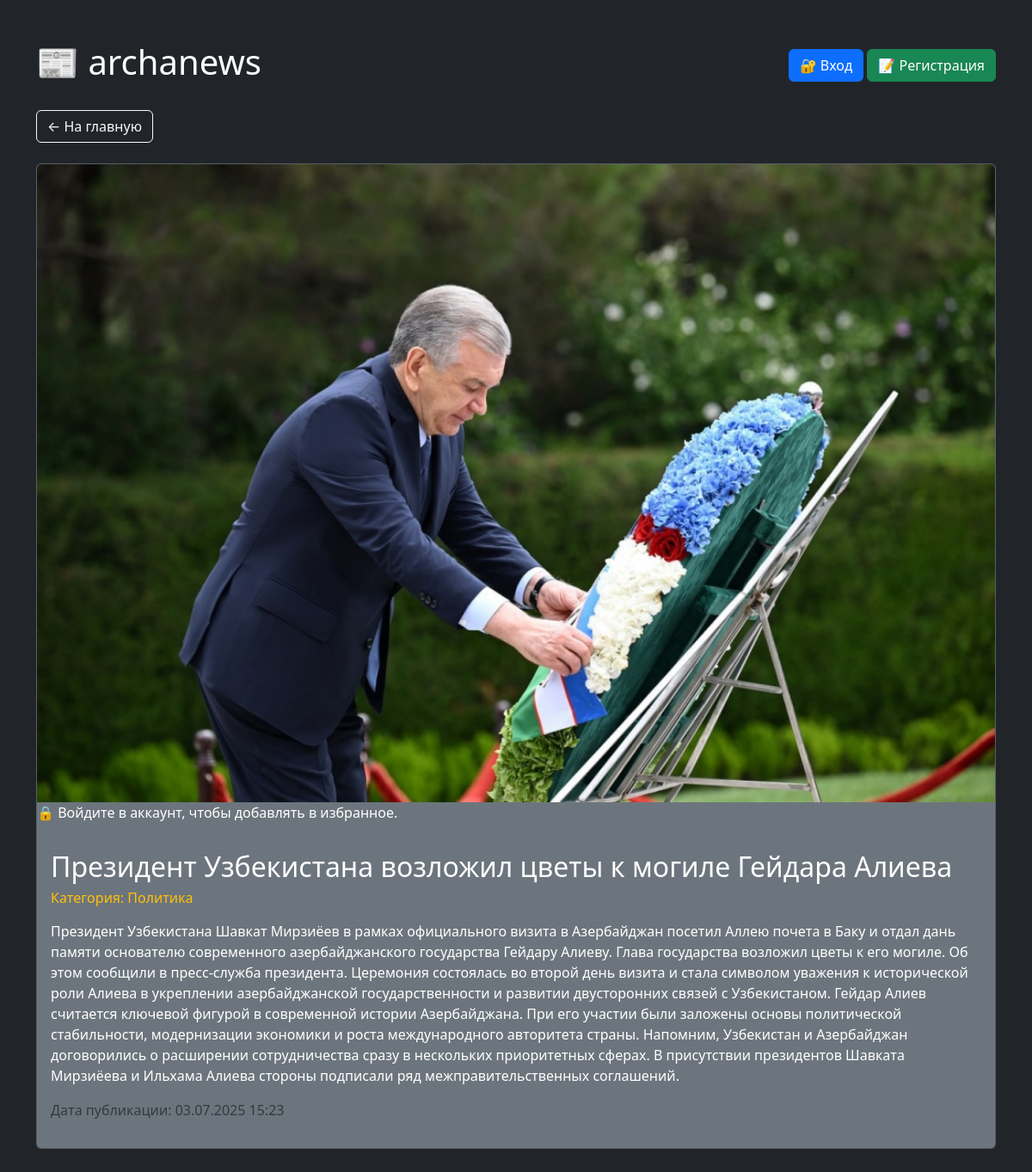
The page /news/1/ on the database its author committed.
### index/models.py (models this page shows, shortened)
class News(models.Model):
    class Meta:
        verbose_name_plural = 'Новости'
    name = models.CharField(max_length=128)
    text = models.TextField()
    news_photo = models.ImageField(upload_to='media', null=True, blank=True)
    news_category = models.ForeignKey(NewsCategory,
                                 on_delete=models.CASCADE)
    added_date = models.DateTimeField(auto_now_add=True)

class NewsCategory(models.Model):
    class Meta:
        verbose_name_plural = 'Категории новостей'
    category_name = models.CharField(max_length= 16)
    added_date = models.DateTimeField(auto_now_add =True)

### index/views.py (the view)
# urls.py: path('news/<int:pk>/', views.news_page, name='news_page'),
def news_page(request, pk):
    news = News.objects.get(id=pk)
    is_favorite = False
    if request.user.is_authenticated:
        is_favorite = news.favorite_set.filter(user=request.user).exists()
    context = {
        'news': news,
        'is_favorite': is_favorite
    }
    return render(request, 'news.html', context)

### index/templates/news.html (shortened to what this page needs)
<!DOCTYPE html>
<html lang="ru">
<head>
    <link rel="stylesheet" href="https://cdn.jsdelivr.net/npm/bootstrap@5.3.3/dist/css/bootstrap.min.css">
</head>
<body class="bg-dark text-white">
<div class="container py-5">
    <div class="d-flex justify-content-between align-items-center mb-4">
        <h1>📰 archanews</h1>
        <div>
            {% if user.is_authenticated %}
            <a href="{% url 'favorites_list' %}" class="btn btn-warning">⭐️ Избранное</a>
            <a href="/logout"><button type="submit" class="btn btn-danger">🔓 Выход</button></a>
            {% else %}
            <a href="/accounts/login" class="btn btn-primary">🔐 Вход</a>
            <a href="/register" class="btn btn-success">📝 Регистрация</a>
            {% endif %}
        </div>
    </div>
    <a href="/" class="btn btn-outline-light mb-4">← На главную</a>
    <div class="card bg-secondary text-white">
        {% if news.news_photo %}
        <img src="{{ news.news_photo.url }}" class="card-img-top" alt="Фото новости" style="width: 50%, height:200 px; object-fit: cover;">
        {% endif %}
            {% if user.is_authenticated %}
                {% if is_favorite %}
                    <p>✅ Добавлено в избранное</p>
                {% else %}
                <form method="POST" action="{% url 'add_favorite' news.id %}">
                {% csrf_token %}
                    <button type="submit" class="btn btn-warning">Добавить в избранное</button>
                </form>
                {% endif %}
            {% else %}
                <p>🔒 Войдите в аккаунт, чтобы добавлять в избранное.</p>
            {% endif %}
        <div class="card-body">
            <h2 class="card-title">{{ news.name }}</h2>
            <h6 class="text-warning mb-3">
                Категория: {{ news.news_category.category_name }}
            </h6>
            <p class="card-text">{{ news.text }}</p>
            <p class="text-muted">
                Дата публикации: {{ news.added_date|date:"d.m.Y H:i" }}
            </p>
        </div>
    </div>
</div>
</body>
</html>

### rows shown on the page
News: news_photo (picture), name "Президент Узбекистана возложил цветы к могиле Гейдара Алиева", news_category.category_name "Политика", text "Президент Узбекистана Шавкат Мирзиёев в рамках официального визита в Азербайджан посетил Аллею почета в Баку и отдал дань памяти основателю современного азербайджанского государства Гейдару Алиеву. Глава государства возложил цветы к его могиле. Об этом сообщили в пресс-служба президента. Церемония состоялась во второй день визита и стала символом уважения к исторической роли Алиева в укреплении азербайджанской государственности и развитии двусторонних связей с Узбекистаном. Гейдар Алиев считается ключевой фигурой в современной истории Азербайджана. При его участии были заложены основы политической стабильности, модернизации экономики и роста международного авторитета страны. Напомним,…", added_date "03.07.2025 15:23"
